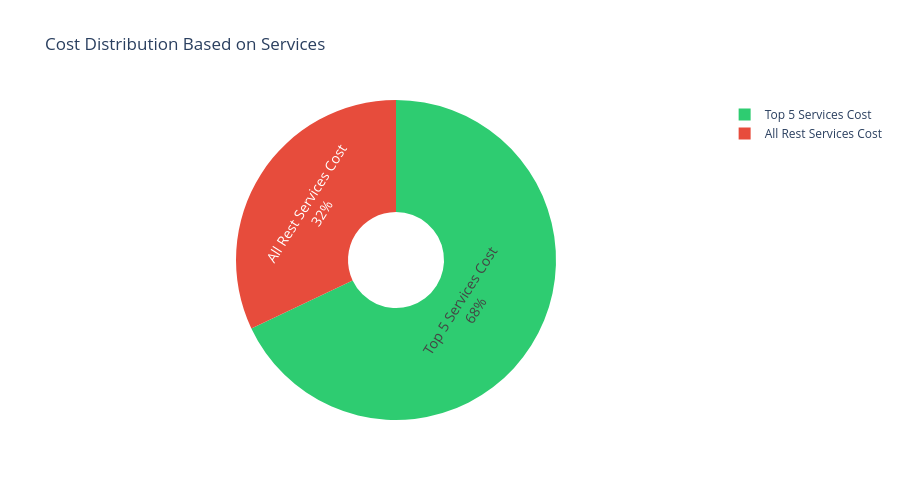

Notebook code cell kept with this figure:
### Code cell
fig_pie = px.pie(
    df_pie, values="values", names="labels",
    title="Cost Distribution Based on Services",
    color_discrete_sequence=["#2ecc71", "#e74c3c"],
    hole=0.3, height=500,
)
fig_pie.update_traces(textinfo="percent+label", textfont_size=14)
fig_pie.update_layout(paper_bgcolor="white")
_report_figures["Cost Distribution"] = fig_pie
fig_pie.show()

### Figure 1 — Plotly figure (JSON) as saved in the notebook; plotly's stock layout.template omitted (floating-point values rounded to 4 significant figures)
{"data": [{"domain": {"x": [0, 1], "y": [0, 1]}, "hole": 0.3, "hovertemplate": "labels=%{label}<br>value=%{value}<extra></extra>", "labels": ["Top 5 Services Cost", "All Rest Services Cost"], "legendgroup": "", "name": "", "showlegend": true, "textfont": {"size": 14}, "textinfo": "percent+label", "type": "pie", "values": [434400.0, 204700.0]}], "layout": {"height": 500, "legend": {"tracegroupgap": 0}, "paper_bgcolor": "white", "piecolorway": ["#2ecc71", "#e74c3c"], "title": {"text": "Cost Distribution Based on Services"}}}
